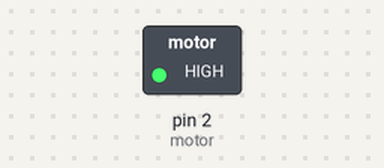
The sketch below on a simulated Arduino Uno, built with avr-gcc and run on an emulated ATmega328P. On the bench: switched loads named in the sketch (green lamp = pin HIGH). Dashed ring = blinking.

Above: at 0.2 s.
Timing chart, 0 to 3.0 s (numbered marks = the images above):
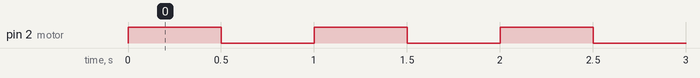

Measured:
- by itself, pin 2 (motor): alternates HIGH for 0.50 s and LOW for 0.50 s

The sketch:

01-motoresDC_curcan2.ino
```cpp
//circuito com transistor e pilha

//O transistor liga e ou desliga o motor
//Se o pino base receber uma tensao(vinda de alguma porta do arduino)
//==>o transistor permite a passagem da corrente
//Se o pino da base NAO receber tensao (a porta do arduino sendo LOW)
//==>o transistor bloqueia a passagem de corrente

//O motor esta ligado a pilha no positivo e o negativo ligado ao transistor
//o transistor esta ligado ao negativo da pilha
//mas o transistor so permitira a passagem da corrente se receber uma tensao
//==> vinda do arduino
//precisamos fazer isso porque mesmo quando o motor é desligado
//==>ele continua girando um pouco antes de parar
//==> o que causa uma tensao de pico que prejudica o arduino


#define motor 2
int tmp=500;

void setup(){
  pinMode(motor, OUTPUT);
}

void loop(){
  digitalWrite(motor, HIGH);
  delay(tmp); // Wait for 1000 millisecond(s)
  digitalWrite(motor, LOW);
  delay(tmp); // Wait for 1000 millisecond(s)
}
```
